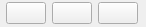
<?xml version="1.0" encoding="UTF-8"?>
<ui version="4.0">
 <class>ParamEditInt</class>
 <widget class="QWidget" name="ParamEditInt">
  <property name="geometry">
   <rect>
    <x>0</x>
    <y>0</y>
    <width>146</width>
    <height>27</height>
   </rect>
  </property>
  <property name="windowTitle">
   <string>Form</string>
  </property>
  <layout class="QVBoxLayout" name="verticalLayout">
   <property name="leftMargin">
    <number>0</number>
   </property>
   <property name="topMargin">
    <number>0</number>
   </property>
   <property name="rightMargin">
    <number>0</number>
   </property>
   <property name="bottomMargin">
    <number>0</number>
   </property>
   <item>
    <layout class="QHBoxLayout" name="mainLayout">
     <property name="spacing">
      <number>0</number>
     </property>
     <item>
      <widget class="QPushButton" name="readButton">
       <property name="sizePolicy">
        <sizepolicy hsizetype="Fixed" vsizetype="Fixed">
         <horstretch>0</horstretch>
         <verstretch>0</verstretch>
        </sizepolicy>
       </property>
       <property name="toolTip">
        <string>读取当前设置</string>
       </property>
       <property name="text">
        <string/>
       </property>
      </widget>
     </item>
     <item>
      <widget class="QPushButton" name="readDefaultButton">
       <property name="sizePolicy">
        <sizepolicy hsizetype="Fixed" vsizetype="Fixed">
         <horstretch>0</horstretch>
         <verstretch>0</verstretch>
        </sizepolicy>
       </property>
       <property name="toolTip">
        <string>读取默认设置</string>
       </property>
       <property name="text">
        <string/>
       </property>
      </widget>
     </item>
     <item>
      <widget class="QPushButton" name="helpButton">
       <property name="sizePolicy">
        <sizepolicy hsizetype="Fixed" vsizetype="Fixed">
         <horstretch>0</horstretch>
         <verstretch>0</verstretch>
        </sizepolicy>
       </property>
       <property name="toolTip">
        <string>显示帮助</string>
       </property>
       <property name="text">
        <string/>
       </property>
      </widget>
     </item>
    </layout>
   </item>
  </layout>
 </widget>
 <resources/>
 <connections/>
</ui>
